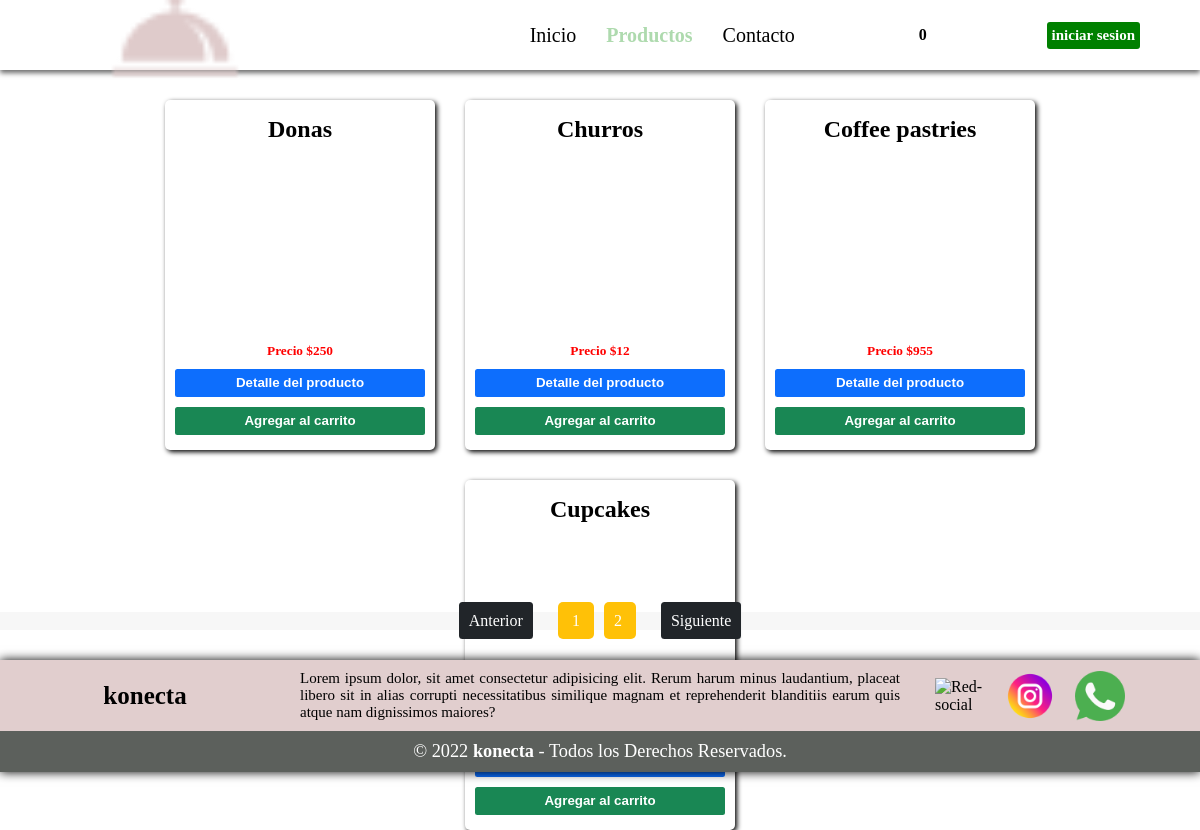
The app's page /vista/V-products.php with its own data.
### tables this page shows
CREATE TABLE IF NOT EXISTS `proyectos` (
  `id` int(11) NOT NULL AUTO_INCREMENT,
  `nombre` varchar(500) NOT NULL,
  `imagen` varchar(255) NOT NULL,
  `descripcion` text NOT NULL,
  `precio` decimal(10,0) NOT NULL,
  `peso` varchar(20) NOT NULL,
  `categoria` varchar(20) NOT NULL,
  `date` date NOT NULL,
  `cantidad` varchar(20) NOT NULL,
  PRIMARY KEY (`id`)
);

### controlador/C-product-ver.php (called while the page is built)
<?php
include('../Modelo/config.php');
$por_pagina = 4;
if(isset($_GET['pagina'])){
  $pagina = $_GET['pagina'];
}else{
  $pagina = 1;
}
$empieza = ($pagina-1) * $por_pagina;
$select_products = ("SELECT * FROM `proyectos` LIMIT $empieza,$por_pagina") or die('query failed');
$resultado = mysqli_query($conn,$select_products);
?>

### vista/V-products.php (the view, shortened to what this page needs)
<?php
include('../Modelo/config.php');
include('../controlador/C-product-ver.php');
if (isset($_SESSION['user_id'])) {
  $user_id = $_SESSION['user_id'];
  $informacion = mysqli_query($conn, "SELECT * FROM `users` WHERE id = $user_id") or die('query failed');
  if (mysqli_num_rows($informacion) > 0) {
    $row = mysqli_fetch_assoc($informacion);
  }
}
else {
  $user_id = "";
}
?>
<!DOCTYPE html>
<html lang="en">
<head>
  <link rel="stylesheet" href="../CSS/style.css">
  <link rel="stylesheet" href="https://cdnjs.cloudflare.com/ajax/libs/font-awesome/6.1.1/css/all.min.css">
  <link rel="stylesheet" href="../CSS/navbar.css">
  <link rel="stylesheet" href="../CSS/footer.css">
  <link rel="stylesheet" href="../CSS/responsive.css">
  <link rel="stylesheet" href="../CSS/vista-producto.css">
  <link rel="stylesheet" href="../CSS/cart.css">
  <link rel="stylesheet" href="../CSS/login.css">
  <link rel="stylesheet" href="../CSS/pag.css">
  <link rel="stylesheet" href="../CSS/slider.css">
</head>
<body>
  <header>
    <nav class="navbar">
      <div class="cont-logo">
        <img class="logo" src="../IMG/Restaurant.png" alt="logo" />
      </div>
      <div class="cont-ul">
        <ul class="lista">
          <li><a href="../index.php">Inicio</a></li>
          <li><a class="active__inicio" href="#">Productos</a></li>
          <li><a href="../contacto.php">Contacto</a></li>
        </ul>
      </div>
      <div class="cont-carrito">
        <?php
        $select_cart_count = mysqli_query($conn, "SELECT * FROM `cart` WHERE user_id = '$user_id'") or die('query failed');
        $cart_num_rows = mysqli_num_rows($select_cart_count);
        ?>
        <b><?php echo $cart_num_rows; ?></b>
      </div>
      <div class="cont-user">
        <?php
        if (isset($_SESSION['user_id'])) {
          $user_id = $_SESSION['user_id'];
          $informacion = mysqli_query($conn, "SELECT * FROM `users` WHERE id = $user_id") or die('query failed');
          if (mysqli_num_rows($informacion) > 0) {
            while ($row = mysqli_fetch_assoc($informacion)) {
              echo '<a class="name" href="./V-perfil-usuario.php">' . $row['name'] . ' ' . ' ' . $row['apellido'] . '</a>';
            }
          }
          echo '<a class="cerrar-seccion" href="../controlador/C-cerrar.php">' . '<b>Cerrrar sesion</b>' . '<i class="fa-solid fa-arrow-right-from-bracket"></i>' . '</a>';
        ?>
        <?php } else {
          echo '<h3 class="login">' . '<b class="respont">iniciar sesion</b>' . '<i class="fa-solid fa-arrow-right-to-bracket"></i>' . '</h3>';
        } ?>
      </div>
    </nav>
  </header>
  <section class="container-seccion">
    <?php
        if (mysqli_num_rows($resultado) > 0) {
          while ($products = mysqli_fetch_assoc($resultado)) {
    ?>
      <div class="cont-cards-new">
        <h1><?php echo $products['nombre']; ?></h1>
        <div class="cont-img-cards">
        </div>
        <small>Precio $<?php echo number_format($products['precio']); ?></small>
        <form action="./V-products.php" method="POST">
          <input class="btn-cards" type="submit" value="Detalle del producto" name="submit">
        </form>
        <form action="../controlador/C-cart-add.php" method="POST">
          <input type="submit" value="Agregar al carrito" name="add_to_cart" class="btn-cards A">
        </form>
      </div>
    <?php }  ?>
      <div class="cont-pag">
      <?php
      $select_products = ("SELECT * FROM `proyectos`") or die('query failed');
      $resultado = mysqli_query($conn, $select_products);
      $total_productos = mysqli_num_rows($resultado);
      $total_paginas = ceil($total_productos / $por_pagina);
      echo "<center><a class='pag-1' href='./V-products.php?pagina=1'>" . 'Anterior' . "</a>";
      for ($i = 1; $i <= $total_paginas; $i++) {
        echo "<a class='pag' href='./V-products.php?pagina=" . $i . "'> " . $i . " </a> ";
      }
      echo "<a  class='pag-1' href='./V-products.php?pagina=$total_paginas'>" . 'Siguiente' . "</a></center>";
      ?>
    </div>
    <?php } ?>
  </section>
  <footer>
    <div class="cont-footer">
      <div class="nombre">
        <h3>konecta</h3>
      </div>
      <div class="cont-text">
        <p>
          Lorem ipsum dolor, sit amet consectetur adipisicing elit. Rerum
          harum minus laudantium, placeat libero sit in alias corrupti
          necessitatibus similique magnam et reprehenderit blanditiis earum
          quis atque nam dignissimos maiores?
        </p>
      </div>
      <div class="cont-icon">
        <img src="../img/facebook.png" alt="Red-social" />
        <img src="../img/instagram.png" alt="Red-social" />
        <img src="../img/whatsapp.png" alt="Red-social" />
      </div>
    </div>
    <div class="copy">
      <small>&copy; 2022 <b>konecta</b> - Todos los Derechos Reservados.</small>
    </div>
  </footer>
</body>
</html>

### CSS/navbar.css (style rules this page uses)
* { margin: 0; padding: 0; }
body { background: rgba(255, 255, 255, 0.078); }
header { position: relative; }
.navbar { background-color: rgb(255, 255, 255); display: flex; justify-content: space-around; z-index: 10; align-items: center; position: fixed; width: 100%; top: 0; right: 0; left: 0; height: 70px; box-shadow: 0 3px 5px 0 rgba(0, 0, 0, 0.583); }
.logo { width: 230px; }
.cont-ul .lista { display: flex; gap: 30px; }
.cont-ul .lista li { list-style: none; }
.cont-ul .lista li a { text-decoration: none; color: rgb(0, 0, 0); font-size: 20px; }
img { width: 20px; cursor: pointer; object-fit: cover; transition: .5s; }
.cont-ul .lista .active__inicio { color: rgb(174, 218, 174); font-weight: bold; }

### CSS/footer.css (style rules this page uses)
footer { background-color: rgb(225, 206, 206); box-shadow: 0 00 10px rgb(0, 0, 0); margin: 30px 0 0 0; position: relative; bottom: 0; width: 100%;left: 0;right: 0; }
.cont-footer { display: flex; flex-wrap: wrap; justify-content: space-evenly; align-items: center; }
.nombre { width: 20%; display: flex; justify-content: space-evenly; align-items: center; padding: 10px; }
.nombre h3 { font-size: 25px; color: rgb(0, 0, 0); }
.cont-text { width: 50%; display: flex; align-items: center; padding: 10px; }
.cont-text p { font-size: 15px; text-align: center; text-align: justify; color: rgb(0, 0, 0); }
.cont-icon { width: 20%; display: flex; align-items: center; padding: 10px; gap: 20px; }
.cont-icon img { width: 50px; }
.copy { background-color: rgb(92, 96, 92); display: flex; justify-content: center; align-items: center; padding: 10px; font-size: 22px; color: white; }

### CSS/vista-producto.css (style rules this page uses)
.container-seccion { background-color: rgb(255, 255, 255); display: flex; justify-content: center; align-items: center; gap: 30px; padding: 50px; margin: 50px 0 0 0; flex-wrap: wrap; height: 60vh; }
.cont-cards-new { background-color: rgb(255, 255, 255); width: 250px; height: 350px; display: flex; justify-content: center; align-items: center; flex-direction: column; border-radius: 5px; box-shadow: 2px 2px 5px black; padding: 0 10px; }
.cont-img-cards { width: 100%; overflow: hidden; height: 200px; display: flex; justify-content: center; align-items: center; }
.cont-cards-new h1 { text-align: center; }
.cont-cards-new small { color: rgb(255, 0, 0); font-weight: bold; }
.cont-cards-new form { width: 100%; }
.cont-cards-new form .btn-cards { width: 100%; background-color: #0D6EFD; padding: 6.5px 0; border: none; border-radius: 2.5px; margin: 10px 0 0 0; color: white; font-weight: bold; cursor: pointer; transition: .5s; }
.cont-cards-new form .A { width: 100%; background-color: #198754; padding: 6.5px 0; border: none; border-radius: 2.5px; margin: 10px 0 0 0; color: white; font-weight: bold; }

### CSS/login.css (style rules this page uses)
.login { display: inline-block; font-size: 15px; padding: 5px; background-color: green; border-radius: 3px; color: white; font-weight: 100; cursor: pointer; }

### CSS/pag.css (style rules this page uses)
.container-seccion { position: relative; }
.cont-pag { background-color: rgba(207, 207, 207, 0.178); position: absolute; width: 100%; right: 0; left: 0; bottom: 0; }
.pag-1 { text-decoration: none; color: black; border: none; margin: 10px 20px; border-radius: 3.5px; background-color: #212529; color: white; padding: 10px; transition: .5s; }
.pag { text-decoration: none; color: rgb(255, 255, 255); border: none; margin: 10px 5px; background-color: #FFC107; padding: 10px; border-radius: 5px; text-align: center; transition: .5s; }

### CSS/slider.css (style rules this page uses)
* { margin: 0; padding: 0; }

### records on screen
proyectos: nombre "Donas", precio "250"
proyectos: nombre "Churros", precio "12"
proyectos: nombre "Coffee pastries", precio "955"
proyectos: nombre "Cupcakes"

### other values on screen
$cart_num_rows "0"
